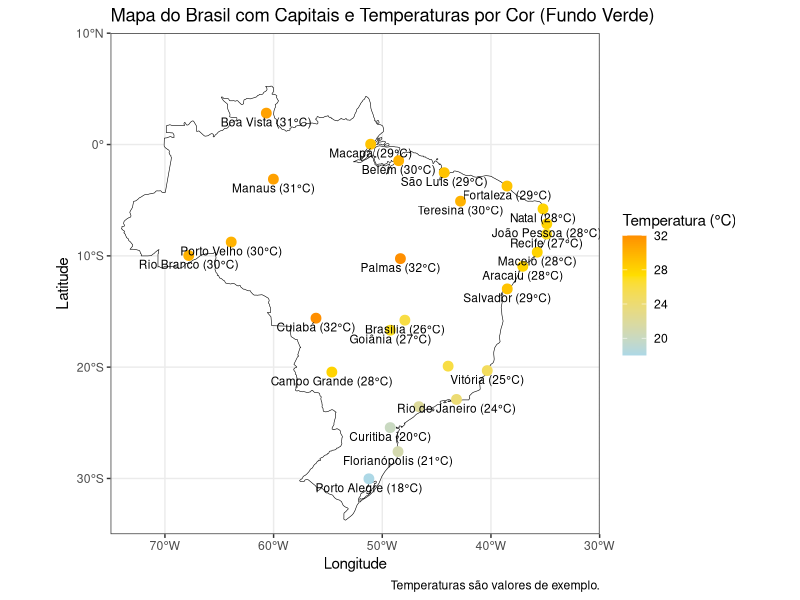

Write R code to recreate this figure.
library(sf)
library(ggplot2)
library(rnaturalearth)
library(rnaturalearthdata)

# Obter os dados geoespaciais do Brasil
brasil_sf <- ne_countries(scale = "medium", country = "Brazil", returnclass = "sf")

# Dados de TODAS as Capitais do Brasil com TEMPERATURAS (valores de exemplo)
capitals_data <- data.frame(
  capital = c(
    "Rio Branco", "Maceió", "Macapá", "Manaus", "Salvador", "Fortaleza",
    "Vitória", "Goiânia", "São Luís", "Cuiabá", "Campo Grande", "Belo Horizonte",
    "Belém", "João Pessoa", "Curitiba", "Recife", "Teresina", "Rio de Janeiro",
    "Natal", "Porto Alegre", "Porto Velho", "Boa Vista", "Florianópolis",
    "São Paulo", "Aracaju", "Palmas", "Brasília"
  ),
  lat = c(
    -9.97, -9.67, 0.03, -3.11, -12.97, -3.73, -20.31, -16.68, -2.53, -15.60,
    -20.44, -19.91, -1.45, -7.12, -25.43, -8.05, -5.09, -22.90, -5.78, -30.03,
    -8.76, 2.82, -27.59, -23.55, -10.94, -10.25, -15.78
  ),
  long = c(
    -67.81, -35.74, -51.07, -60.02, -38.50, -38.52, -40.34, -49.25, -44.30, -56.10,
    -54.64, -43.94, -48.49, -34.86, -49.27, -34.88, -42.80, -43.17, -35.21, -51.23,
    -63.90, -60.67, -48.55, -46.63, -37.07, -48.33, -47.92
  ),
  temperatura = c(
    30, 28, 29, 31, 29, 29,
    25, 27, 29, 32, 28, 26,
    30, 28, 20, 27, 30, 24,
    28, 18, 30, 31, 21,
    22, 28, 32, 26
  )
)

# Criar o gráfico com as cores dos pontos baseadas na temperatura
ggplot(brasil_sf) +
  geom_sf(fill = "white", color = "black") + # Fundo do mapa em verde bandeira
  geom_point(data = capitals_data, aes(x = long, y = lat, color = temperatura),
             size = 3, shape = 19) + # Cor do ponto mapeada pela temperatura
  scale_color_gradient2(
    low = "lightblue",     # Azul mais escuro (frio)
    mid = "#FFDE00",     # Amarelo (cores da bandeira)
    high = "#FF0000",    # Vermelho (quente)
    midpoint = mean(capitals_data$temperatura), # Ponto central para a transição de cores
    name = "Temperatura (°C)" # Legenda da escala de cores
  ) +
  geom_text(data = capitals_data,
            aes(x = long, y = lat, label = paste0(capital, " (", temperatura, "°C)")),
            vjust = 0, hjust = 0.5, size = 3, check_overlap = TRUE,
            nudge_y = -1.2,
            color = "black") + # Cor do texto preto para melhor legibilidade
  coord_sf(xlim = c(-75, -30), ylim = c(-35, 10), expand = FALSE) +
  labs(title = "Mapa do Brasil com Capitais e Temperaturas por Cor (Fundo Verde)",
       x = "Longitude", y = "Latitude",
       caption = "Temperaturas são valores de exemplo.") +
  theme_bw()
